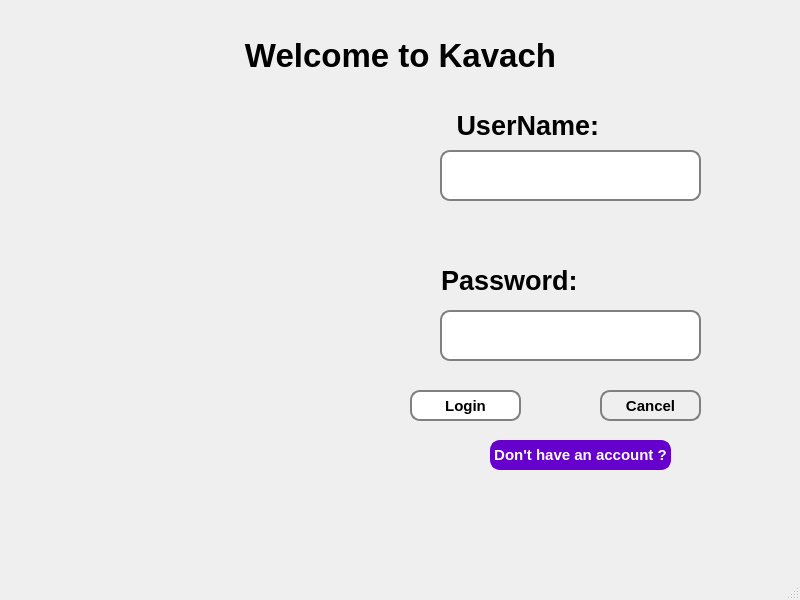
<?xml version="1.0" encoding="UTF-8"?>
<ui version="4.0">
 <class>MainWindow</class>
 <widget class="QMainWindow" name="MainWindow">
  <property name="geometry">
   <rect>
    <x>0</x>
    <y>0</y>
    <width>800</width>
    <height>600</height>
   </rect>
  </property>
  <property name="font">
   <font>
    <pointsize>11</pointsize>
    <bold>true</bold>
   </font>
  </property>
  <property name="windowTitle">
   <string>LOGIN</string>
  </property>
  <property name="styleSheet">
   <string notr="true"/>
  </property>
  <property name="inputMethodHints">
   <set>Qt::ImhNone</set>
  </property>
  <widget class="QWidget" name="centralwidget">
   <widget class="QLabel" name="label">
    <property name="geometry">
     <rect>
      <x>230</x>
      <y>30</y>
      <width>341</width>
      <height>51</height>
     </rect>
    </property>
    <property name="font">
     <font>
      <pointsize>25</pointsize>
      <bold>true</bold>
     </font>
    </property>
    <property name="text">
     <string>Welcome to Kavach</string>
    </property>
    <property name="alignment">
     <set>Qt::AlignCenter</set>
    </property>
   </widget>
   <widget class="QLabel" name="label_2">
    <property name="geometry">
     <rect>
      <x>60</x>
      <y>80</y>
      <width>341</width>
      <height>371</height>
     </rect>
    </property>
    <property name="styleSheet">
     <string notr="true">image: url(:/res/Data_security_05.jpg);</string>
    </property>
    <property name="text">
     <string/>
    </property>
   </widget>
   <widget class="QLabel" name="label_3">
    <property name="geometry">
     <rect>
      <x>434</x>
      <y>100</y>
      <width>271</width>
      <height>51</height>
     </rect>
    </property>
    <property name="font">
     <font>
      <pointsize>20</pointsize>
      <italic>false</italic>
      <bold>true</bold>
      <underline>false</underline>
      <strikeout>false</strikeout>
      <kerning>false</kerning>
     </font>
    </property>
    <property name="text">
     <string>   UserName:</string>
    </property>
    <property name="alignment">
     <set>Qt::AlignLeading|Qt::AlignLeft|Qt::AlignVCenter</set>
    </property>
   </widget>
   <widget class="QLabel" name="label_4">
    <property name="geometry">
     <rect>
      <x>434</x>
      <y>260</y>
      <width>151</width>
      <height>41</height>
     </rect>
    </property>
    <property name="font">
     <font>
      <pointsize>20</pointsize>
      <bold>true</bold>
     </font>
    </property>
    <property name="text">
     <string>Password: </string>
    </property>
    <property name="alignment">
     <set>Qt::AlignRight|Qt::AlignTrailing|Qt::AlignVCenter</set>
    </property>
   </widget>
   <widget class="QPushButton" name="pushButton_Login">
    <property name="geometry">
     <rect>
      <x>410</x>
      <y>390</y>
      <width>111</width>
      <height>31</height>
     </rect>
    </property>
    <property name="font">
     <font>
      <pointsize>11</pointsize>
      <bold>true</bold>
     </font>
    </property>
    <property name="styleSheet">
     <string notr="true">QPushButton{
border:2px  solid gray;
border-radius:10px;
background-color:white;

}</string>
    </property>
    <property name="text">
     <string>Login</string>
    </property>
   </widget>
   <widget class="QPushButton" name="pushButton_Cancel">
    <property name="geometry">
     <rect>
      <x>600</x>
      <y>390</y>
      <width>101</width>
      <height>31</height>
     </rect>
    </property>
    <property name="styleSheet">
     <string notr="true">QPushButton{
border:2px  solid gray;
border-radius:10px;

}</string>
    </property>
    <property name="text">
     <string>Cancel</string>
    </property>
   </widget>
   <widget class="QLineEdit" name="line_UserName">
    <property name="geometry">
     <rect>
      <x>440</x>
      <y>150</y>
      <width>261</width>
      <height>51</height>
     </rect>
    </property>
    <property name="styleSheet">
     <string notr="true">QLineEdit{

border:2px  solid gray;
border-radius:10px;





}</string>
    </property>
   </widget>
   <widget class="QLineEdit" name="line_Password">
    <property name="geometry">
     <rect>
      <x>440</x>
      <y>310</y>
      <width>261</width>
      <height>51</height>
     </rect>
    </property>
    <property name="styleSheet">
     <string notr="true">QLineEdit{
             
border:2px  solid gray;
border-radius:10px;

}</string>
    </property>
    <property name="echoMode">
     <enum>QLineEdit::Password</enum>
    </property>
   </widget>
   <widget class="QPushButton" name="pushButton_account">
    <property name="geometry">
     <rect>
      <x>490</x>
      <y>440</y>
      <width>181</width>
      <height>30</height>
     </rect>
    </property>
    <property name="styleSheet">
     <string notr="true">QPushButton{
border:2px  solid gray;
border-radius:10px;
border-color:rgb(102, 0, 204);
color:white;
background-color:rgb(102, 0, 204);


}</string>
    </property>
    <property name="text">
     <string>Don't have an account ?</string>
    </property>
   </widget>
   <widget class="QLabel" name="label_5">
    <property name="geometry">
     <rect>
      <x>1340</x>
      <y>430</y>
      <width>66</width>
      <height>18</height>
     </rect>
    </property>
    <property name="text">
     <string/>
    </property>
   </widget>
   <widget class="QPushButton" name="showpassword">
    <property name="geometry">
     <rect>
      <x>1380</x>
      <y>430</y>
      <width>41</width>
      <height>31</height>
     </rect>
    </property>
    <property name="styleSheet">
     <string notr="true">border-radius:10px;</string>
    </property>
    <property name="text">
     <string/>
    </property>
    <property name="icon">
     <iconset>
      <normaloff>:/res/show-password(1).png</normaloff>:/res/show-password(1).png</iconset>
    </property>
    <property name="iconSize">
     <size>
      <width>64</width>
      <height>64</height>
     </size>
    </property>
   </widget>
  </widget>
  <widget class="QMenuBar" name="menubar">
   <property name="geometry">
    <rect>
     <x>0</x>
     <y>0</y>
     <width>800</width>
     <height>25</height>
    </rect>
   </property>
  </widget>
  <widget class="QStatusBar" name="statusbar"/>
 </widget>
 <resources/>
 <connections/>
</ui>
